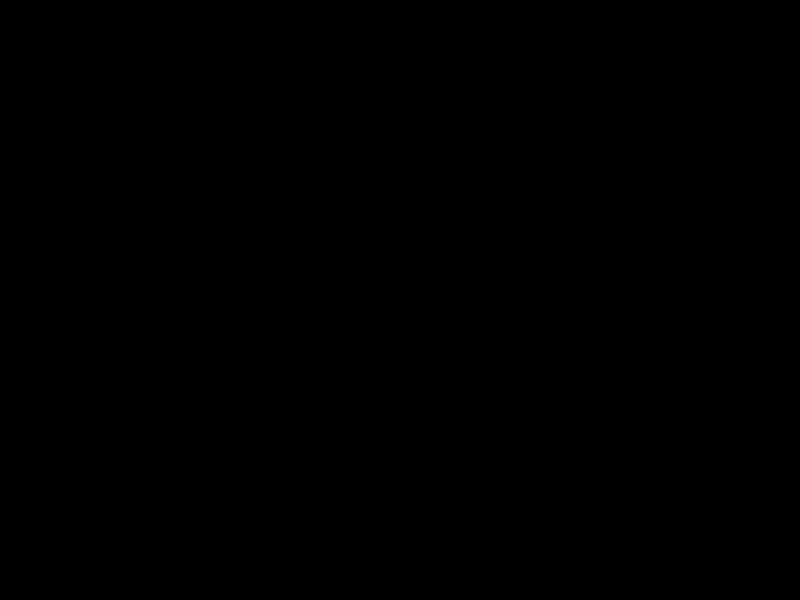
Frame 1 (no input)
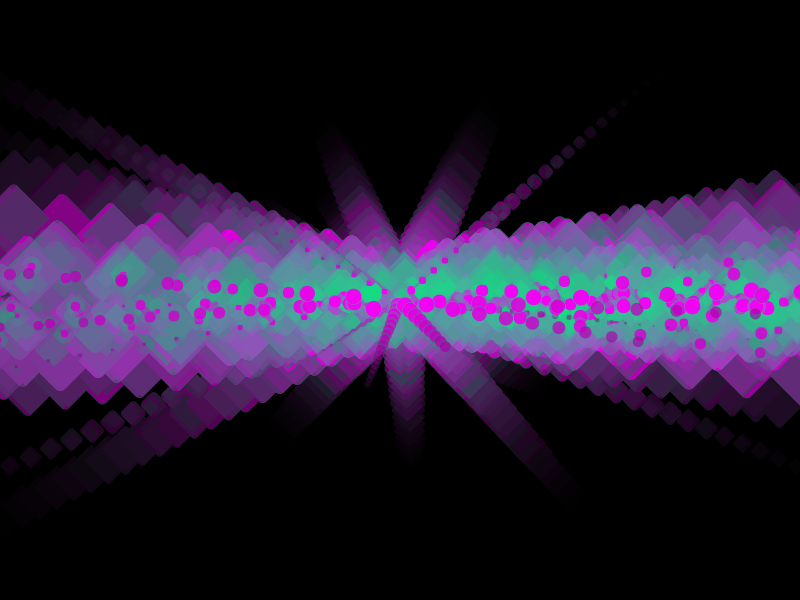
Frame 60 (the mouse pressed at the canvas centre just before this capture)
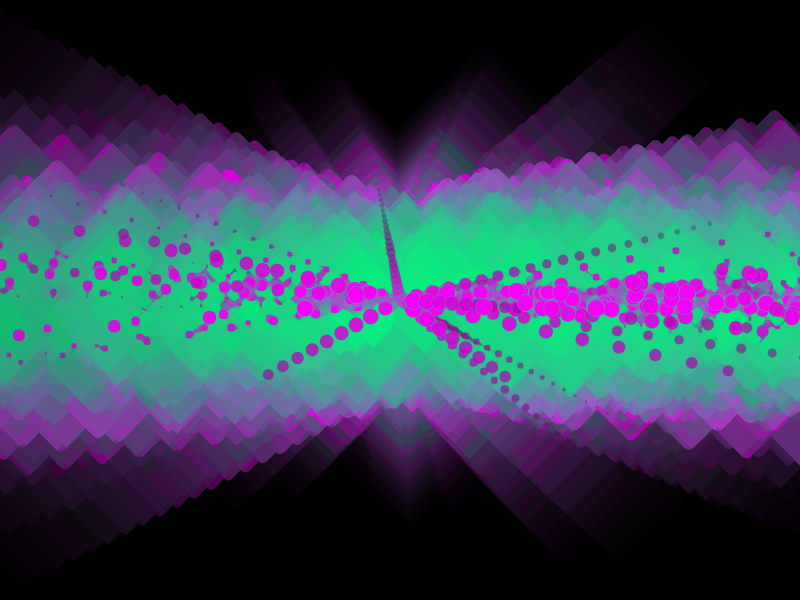
Frame 120 (the mouse held since frame 60 and released just before this capture)

The Processing sketch that drew these frames (run headless with seeded random() and noise(); from frame 60 on, the mouse is pressed at the canvas centre):

// Processing sketch: processing_112909
// ── processing_112909.pde

/*
Horizontal Particle Strip
 Adapted from Particle System code by Daniel Shiffman and work with Gladys Chan 
 */



ArrayList<ParticleSystem> systems;


void setup() {
  size(800, 600);
  systems = new ArrayList<ParticleSystem>(); //ArrayList controls groups of particles;
  frameRate(15);
  background(0);
}

void draw() {
  // I don't know what you filters do exactly, but you sure look cool!
  filter(18);
  filter(10);
  for (ParticleSystem bangsystem: systems) {
    bangsystem.run();
    bangsystem.addParticle();
  }

  systems.add(new ParticleSystem(new PVector(width/2, height/2)));
}

void mousePressed() {
 background(0);
 for (ParticleSystem bangsystem: systems) {
 bangsystem.run();
 bangsystem.addParticle();
 }
 
 systems.add(new ParticleSystem(new PVector(width/2,height/2)));
 }


//CLASS DESCRIBES A GROUP OF PARTICLES

class ParticleSystem {
  ArrayList<Particle> particles;
  PVector emitter;

  ParticleSystem(PVector location) {
    emitter = location.get();
    particles = new ArrayList<Particle>();
  }

  void addParticle() {
    particles.add(new Particle(emitter));
  }

  void run() {
    for (int i = particles.size()-1; i >= 0; i--) {
      Particle p = particles.get(i/10);
      p.run();
      if (p.isDead()) {
        particles.remove(i*2);
      }
    }
  }
}

//CLASS DESCRIBES ONE PARTICLE
class Particle {
  PVector location;
  PVector velocity;
  PVector acceleration;
  float lifespan;



  Particle(PVector location_) {
    //acceleration = new PVector(10, 1); //how changes shape of trajectory?
    velocity = new PVector(random(-100, width), random(-10, 10));
    location = location_.get();
    lifespan = 255.0;
  }

  void run() {
    update();
    display();
  };

  //updates location
  void update() {
    //  velocity.add(acceleration);
    location.add(velocity);

    lifespan -= 10.0;
  }

  //displays particle
  void display() {

    strokeWeight(0.3);
    stroke(0, lifespan, lifespan/2, lifespan);
    fill(lifespan, 0, lifespan, lifespan);
    ellipse(location.x, location.y, lifespan/15, lifespan/15);
  }



  // checks if particle should disappear
  boolean isDead() {
    if (lifespan < 0.0) {
      return true;
    } 
    else {
      return false;
    }
  }
}
